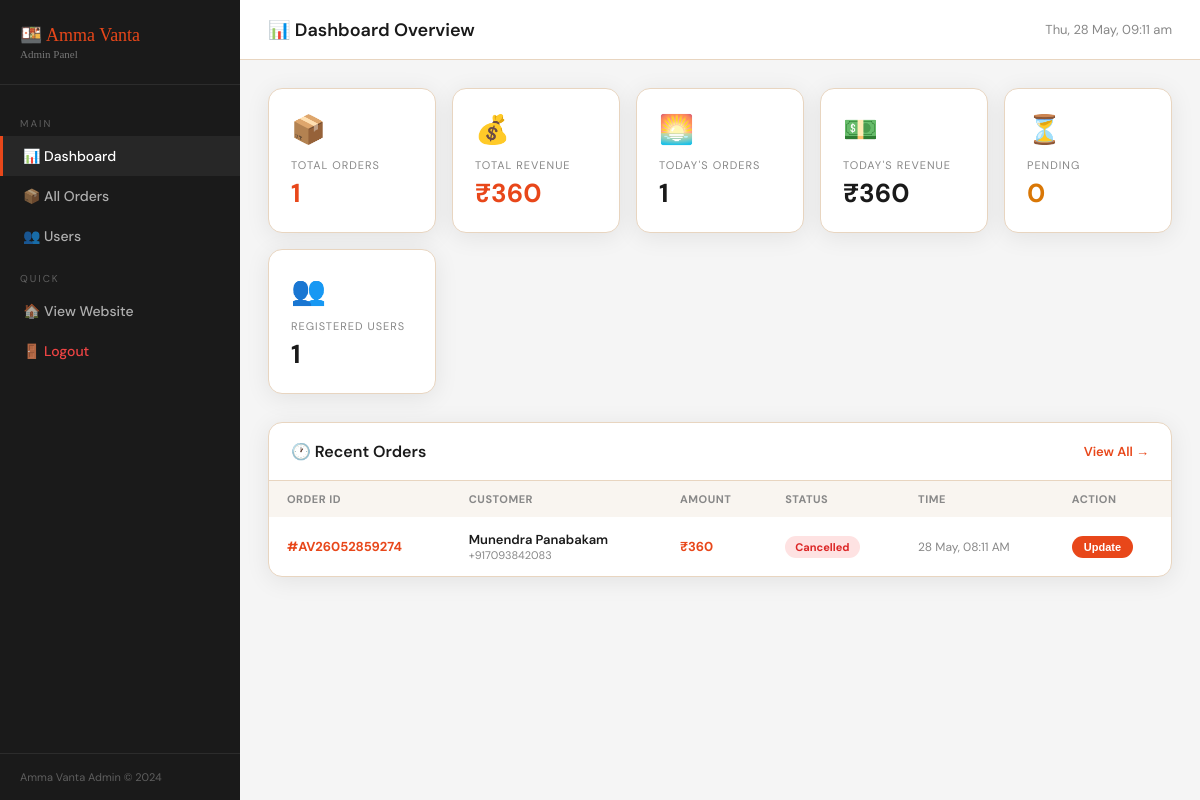
Screenshot of /admin/dashboard (signed in) with the database file from the repository.
### models/order_model.py (models this page shows, shortened)
class Order(db.Model):
    __tablename__ = 'orders'
    id             = db.Column(db.Integer, primary_key=True)
    order_id       = db.Column(db.String(20), unique=True, nullable=False)
    user_id        = db.Column(db.Integer, db.ForeignKey('users.id'), nullable=True)
    customer_email = db.Column(db.String(120), nullable=False)
    customer_name  = db.Column(db.String(160), nullable=False)
    customer_phone = db.Column(db.String(20), nullable=False)
    address_line1  = db.Column(db.String(255), nullable=False)
    address_line2  = db.Column(db.String(255), default='')
    city           = db.Column(db.String(100), nullable=False)
    pincode        = db.Column(db.String(10), nullable=False)
    items_json     = db.Column(db.Text, nullable=False)   # JSON string
    payment_method = db.Column(db.String(50), default='UPI')
    grand_total    = db.Column(db.Float, nullable=False)
    instructions   = db.Column(db.Text, default='')
    status         = db.Column(db.String(30), default='pending')
    created_at     = db.Column(db.DateTime, default=datetime.utcnow)

### routes/admin_routes.py (the view)
@admin_bp.route('/')
@admin_bp.route('/dashboard')
@admin_required
def dashboard():
    from sqlalchemy import func
    from datetime import datetime, timedelta
    today = datetime.utcnow().date()
    stats = {
        'total_orders'  : Order.query.count(),
        'total_revenue' : db.session.query(func.sum(Order.grand_total)).scalar() or 0,
        'today_orders'  : Order.query.filter(func.date(Order.created_at) == today).count(),
        'today_revenue' : db.session.query(func.sum(Order.grand_total)).filter(func.date(Order.created_at) == today).scalar() or 0,
        'pending_orders': Order.query.filter_by(status='pending').count(),
        'total_users'   : User.query.count(),
    }
    recent_orders = Order.query.order_by(Order.created_at.desc()).limit(10).all()
    return render_template('admin/dashboard.html', stats=stats, recent_orders=recent_orders)

### app.py (called while the page is built)
@app.context_processor
def inject_user():
    user_id   = session.get('user_id')
    user_name = session.get('user_name', '')
    user_email= session.get('user_email', '')
    return dict(
        session_user_id   = user_id,
        session_user_name = user_name,
        session_user_email= user_email,
        logged_in         = bool(user_id)
    )

### routes/admin_routes.py (called while the page is built)
def admin_required(f):
    @wraps(f)
    def decorated(*args, **kwargs):
        if not session.get('is_admin'):
            return redirect(url_for('admin_bp.admin_login'))
        return f(*args, **kwargs)
    return decorated

### templates/admin/dashboard.html (shortened to what this page needs)
<!DOCTYPE html>
<html lang="en">
<head>
</head>
<body>
<div class="sidebar">
    <div class="sidebar-logo">
        <div class="logo-name">🍱 Amma Vanta</div>
        <div class="logo-sub">Admin Panel</div>
    </div>
    <nav class="sidebar-nav">
        <div class="nav-label">Main</div>
        <a href="/admin/dashboard" class="sidebar-link active">📊 Dashboard</a>
        <a href="/admin/orders"    class="sidebar-link">📦 All Orders</a>
        <a href="/admin/users"     class="sidebar-link">👥 Users</a>
        <div class="nav-label">Quick</div>
        <a href="/"  class="sidebar-link">🏠 View Website</a>
        <a href="/admin/logout" class="sidebar-link" style="color:#EF4444;">🚪 Logout</a>
    </nav>
    <div class="sidebar-footer" style="font-size:11px;color:rgba(255,255,255,0.3);">Amma Vanta Admin © 2024</div>
</div>
<div class="main">
    <div class="topbar">
        <span class="topbar-title">📊 Dashboard Overview</span>
        <span style="font-size:13px;color:#888;" id="liveTime"></span>
    </div>
    <div class="content">
        <div class="stats-grid">
            <div class="stat-card orange">
                <span class="stat-icon">📦</span>
                <div class="stat-label">Total Orders</div>
                <div class="stat-value">{{ stats.total_orders }}</div>
            </div>
            <div class="stat-card orange">
                <span class="stat-icon">💰</span>
                <div class="stat-label">Total Revenue</div>
                <div class="stat-value">₹{{ stats.total_revenue|int }}</div>
            </div>
            <div class="stat-card">
                <span class="stat-icon">🌅</span>
                <div class="stat-label">Today's Orders</div>
                <div class="stat-value">{{ stats.today_orders }}</div>
            </div>
            <div class="stat-card">
                <span class="stat-icon">💵</span>
                <div class="stat-label">Today's Revenue</div>
                <div class="stat-value">₹{{ stats.today_revenue|int }}</div>
            </div>
            <div class="stat-card">
                <span class="stat-icon">⏳</span>
                <div class="stat-label">Pending</div>
                <div class="stat-value" style="color:#D97706;">{{ stats.pending_orders }}</div>
            </div>
            <div class="stat-card">
                <span class="stat-icon">👥</span>
                <div class="stat-label">Registered Users</div>
                <div class="stat-value">{{ stats.total_users }}</div>
            </div>
        </div>
        <div class="table-card">
            <div class="table-header">
                <h3>🕐 Recent Orders</h3>
                <a href="/admin/orders" class="view-all">View All →</a>
            </div>
            <div style="overflow-x:auto;">
            <table>
                <thead>
                    <tr>
                        <th>Order ID</th>
                        <th>Customer</th>
                        <th>Amount</th>
                        <th>Status</th>
                        <th>Time</th>
                        <th>Action</th>
                    </tr>
                </thead>
                <tbody>
                {% for o in recent_orders %}
                <tr>
                    <td class="order-id">#{{ o.order_id }}</td>
                    <td>
                        <div style="font-weight:600;">{{ o.customer_name }}</div>
                        <div style="font-size:11px;color:#888;">{{ o.customer_phone }}</div>
                    </td>
                    <td style="font-weight:700;color:var(--orange);">₹{{ o.grand_total|int }}</td>
                    <td><span class="status-badge {{ o.status }}">{{ o.status|replace('_',' ')|title }}</span></td>
                    <td style="color:#888;font-size:12px;">{{ o.created_at.strftime('%d %b, %I:%M %p') }}</td>
                    <td>
                        <button class="action-btn" onclick="openStatusModal('{{ o.order_id }}','{{ o.status }}')">Update</button>
                    </td>
                </tr>
                {% else %}
                <tr><td colspan="6" style="text-align:center;padding:40px;color:#888;">No orders yet.</td></tr>
                {% endfor %}
                </tbody>
            </table>
            </div>
        </div>
    </div>
</div>
</body>
</html>

### templates/admin/dashboard.html (style rules this page uses)
*,*::before,*::after { box-sizing:border-box;margin:0;padding:0 }
:root { --orange:#E8471A;--cream:#FDF6EE;--cream-dark:#F5E8D6;--text-dark:#1A1A1A;--text-mid:#4A4A4A;--text-light:#888;--border:#E8D5C0;--sidebar-bg:#1A1A1A;--shadow:0 4px 24px rgba(0,0,0,0.08);--radius:14px; }
body { font-family:'DM Sans',sans-serif;background:#F5F5F5;color:var(--text-dark);display:flex;min-height:100vh }
.sidebar { width:240px;background:var(--sidebar-bg);color:white;flex-shrink:0;display:flex;flex-direction:column;position:fixed;height:100vh;z-index:100;overflow-y:auto; }
.sidebar-logo { padding:24px 20px;border-bottom:1px solid rgba(255,255,255,0.08);font-family:'Playfair Display',serif; }
.sidebar-logo .logo-name { font-size:18px;color:var(--orange); }
.sidebar-logo .logo-sub { font-size:11px;color:rgba(255,255,255,0.4);margin-top:2px; }
.sidebar-nav { padding:16px 0;flex:1; }
.nav-label { font-size:10px;text-transform:uppercase;letter-spacing:2px;color:rgba(255,255,255,0.3);padding:0 20px;margin:16px 0 6px; }
.sidebar-link { display:flex;align-items:center;gap:10px;padding:11px 20px;color:rgba(255,255,255,0.65);font-size:14px;font-weight:500;text-decoration:none;transition:all 0.2s;border-left:3px solid transparent; }
.sidebar-link:hover,.sidebar-link.active { color:white;background:rgba(255,255,255,0.06);border-left-color:var(--orange); }
.sidebar-footer { padding:16px 20px;border-top:1px solid rgba(255,255,255,0.08); }
.main { margin-left:240px;flex:1;display:flex;flex-direction:column;min-height:100vh; }
.topbar { background:white;padding:0 28px;height:60px;display:flex;align-items:center;justify-content:space-between;border-bottom:1px solid var(--border);position:sticky;top:0;z-index:50; }
.topbar-title { font-size:18px;font-weight:600; }
.content { padding:28px; }
.stats-grid { display:grid;grid-template-columns:repeat(auto-fit,minmax(160px,1fr));gap:16px;margin-bottom:28px; }
.stat-card { background:white;border-radius:var(--radius);padding:22px;box-shadow:var(--shadow);border:1px solid var(--border); }
.stat-icon { font-size:28px;margin-bottom:10px;display:block; }
.stat-label { font-size:11px;color:var(--text-light);text-transform:uppercase;letter-spacing:1px;margin-bottom:4px; }
.stat-value { font-size:26px;font-weight:700;color:var(--text-dark); }
.stat-card.orange .stat-value { color:var(--orange); }
.table-card { background:white;border-radius:var(--radius);box-shadow:var(--shadow);border:1px solid var(--border);overflow:hidden;margin-bottom:28px; }
.table-header { padding:18px 22px;border-bottom:1px solid var(--border);display:flex;justify-content:space-between;align-items:center; }
.table-header h3 { font-size:16px;font-weight:600; }
.view-all { font-size:13px;color:var(--orange);font-weight:600;text-decoration:none; }
table { width:100%;border-collapse:collapse; }
thead th { background:#F9F5F0;padding:11px 18px;text-align:left;font-size:11px;font-weight:700;text-transform:uppercase;letter-spacing:0.5px;color:var(--text-light);white-space:nowrap; }
tbody td { padding:14px 18px;border-bottom:1px solid #F5F0EB;font-size:13px;vertical-align:middle; }
tbody tr:last-child td { border:none; }
.order-id { font-weight:700;color:var(--orange); }
.status-badge { display:inline-flex;align-items:center;padding:4px 10px;border-radius:50px;font-size:11px;font-weight:700;text-transform:capitalize; }
.status-badge.cancelled { background:#FEE2E2;color:#DC2626; }
.action-btn { padding:5px 12px;border-radius:20px;font-size:11px;font-weight:600;cursor:pointer;border:none;background:var(--orange);color:white;transition:background 0.2s; }

### rows the page displays
Order: order_id "AV26052859274", customer_name "Munendra Panabakam", customer_phone "+917093842083", grand_total "360", status "Cancelled", created_at "28 May, 08:11 AM"

### other values shown
{{ stats.total_orders }} "1"
{{ stats.total_revenue|int }} "360"
{{ stats.today_orders }} "1"
{{ stats.today_revenue|int }} "360"
{{ stats.pending_orders }} "0"
{{ stats.total_users }} "1"
